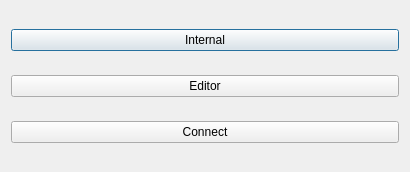
<?xml version="1.0" encoding="UTF-8"?>
<ui version="4.0">
 <class>signalSlot</class>
 <widget class="QDialog" name="signalSlot">
  <property name="geometry">
   <rect>
    <x>0</x>
    <y>0</y>
    <width>410</width>
    <height>172</height>
   </rect>
  </property>
  <property name="windowTitle">
   <string>signalSlot</string>
  </property>
  <layout class="QHBoxLayout" name="horizontalLayout">
   <item>
    <layout class="QVBoxLayout" name="verticalLayout">
     <item>
      <widget class="QPushButton" name="btnInternal">
       <property name="text">
        <string>Internal</string>
       </property>
      </widget>
     </item>
     <item>
      <widget class="QPushButton" name="pushButton_2">
       <property name="text">
        <string>Editor</string>
       </property>
      </widget>
     </item>
     <item>
      <widget class="QPushButton" name="btnConnect">
       <property name="text">
        <string>Connect</string>
       </property>
      </widget>
     </item>
    </layout>
   </item>
  </layout>
 </widget>
 <resources/>
 <connections>
  <connection>
   <sender>btnInternal</sender>
   <signal>clicked()</signal>
   <receiver>signalSlot</receiver>
   <slot>accept()</slot>
   <hints>
    <hint type="sourcelabel">
     <x>144</x>
     <y>31</y>
    </hint>
    <hint type="destinationlabel">
     <x>311</x>
     <y>8</y>
    </hint>
   </hints>
  </connection>
 </connections>
</ui>
